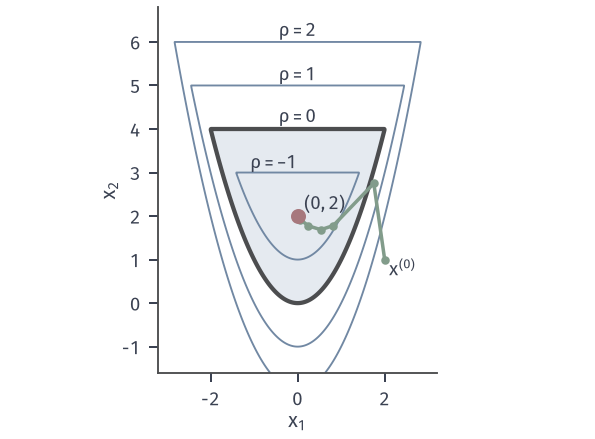

Source code (Python):
from pathlib import Path
import sys
ROOT = next(p for p in Path(__file__).resolve().parents if (p/"build.sh").is_file() and (p/"tex/book.tex").is_file())
sys.path.insert(0, str(ROOT/"figures/05-optimization/06-constrained-optimization/matplotlib/nlipm-common"))
from nlipm import *
OUT = Path(__file__).resolve().parent
# Phase-one problem of the running example: min rho s.t. g_i(x)<=rho.
fig, ax = figure(width_mm=84, height_mm=62)
u, v = np.meshgrid(np.linspace(-3.2, 3.2, 700), np.linspace(-1.6, 6.8, 700)); G = np.maximum(u**2-v, v-4)
ax.contourf(u, v, G, levels=[-10, 0], colors=[BLUE_FILL], zorder=0)
cs = ax.contour(u, v, G, levels=[-1, 1, 2], colors=BLUE, linewidths=.75, linestyles='solid', zorder=1)
ax.contour(u, v, G, levels=[0], colors=EDGE, linewidths=1.7, zorder=2)
for r, xx, yy in ((2, 0, 6.12), (1, 0, 5.12), (0, 0, 4.14), (-1, -.55, 3.1)):
    ax.text(xx, yy, f'$\\rho={r:g}$', fontsize=7.5, ha='center', zorder=7)
# barrier path for min rho - mu sum log(rho-g_i)
def F(z, m):
    r = z[2]-g(z[:2])
    return np.inf if np.any(r <= 0) else z[2]-m*np.log(r).sum()
def GH(z, m):
    r = z[2]-g(z[:2]); Jg = J(z[:2]); A = np.c_[-Jg, np.ones(2)]
    gr = np.array([0, 0, 1.]) - m*A.T@(1/r)
    H = m*(A.T@np.diag(1/r**2)@A + np.diag([2/r[0], 0, 0])) + 1e-10*np.eye(3)
    return gr, H
z = np.array([2., 1., 4.]); P = [z.copy()]
m = 1.
while m > 1e-4:
    for _ in range(60):
        gr, H = GH(z, m); d = -np.linalg.solve(H, gr); dec = -gr@d
        if dec/2 < 1e-9: break
        a = 1.
        while a > 1e-12 and F(z+a*d, m) > F(z, m)-.25*a*dec: a *= .5
        z = z+a*d; P.append(z.copy())
    m *= .3
P = np.array(P)
ax.plot(P[:, 0], P[:, 1], color=GREEN, lw=1.4, marker='o', ms=2.4, zorder=5)
ax.plot([0], [2], 'o', color=RED, ms=5, zorder=6); ax.text(.15, 2.15, '$(0,2)$', fontsize=7.5, zorder=7); ax.text(2.1, .62, '$x^{(0)}$', fontsize=7.5, zorder=7)
ax.set_xlim(-3.2, 3.2); ax.set_ylim(-1.6, 6.8); ax.set_aspect('equal'); ax.set_xlabel('$x_1$', labelpad=1); ax.set_ylabel('$x_2$', labelpad=1)
save(fig, OUT, 'figure', {'final': P[-1].tolist(), 'steps': len(P)-1})
